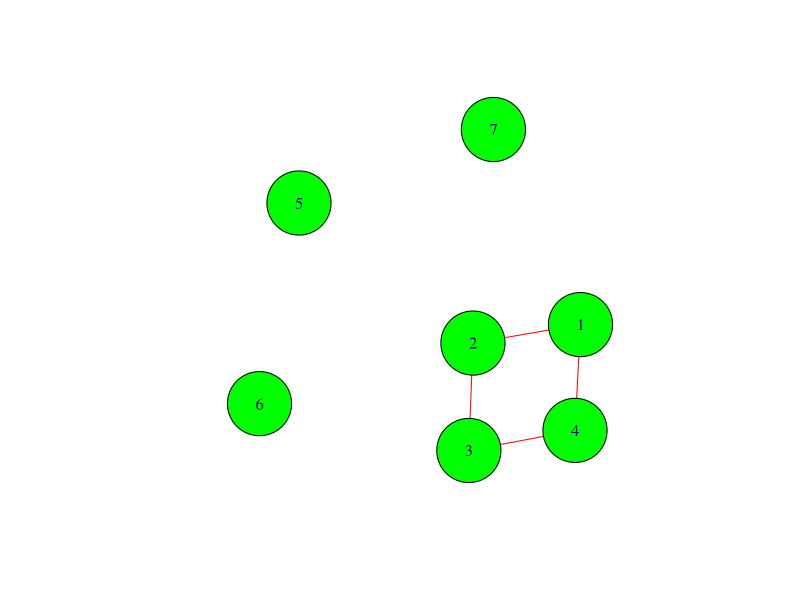
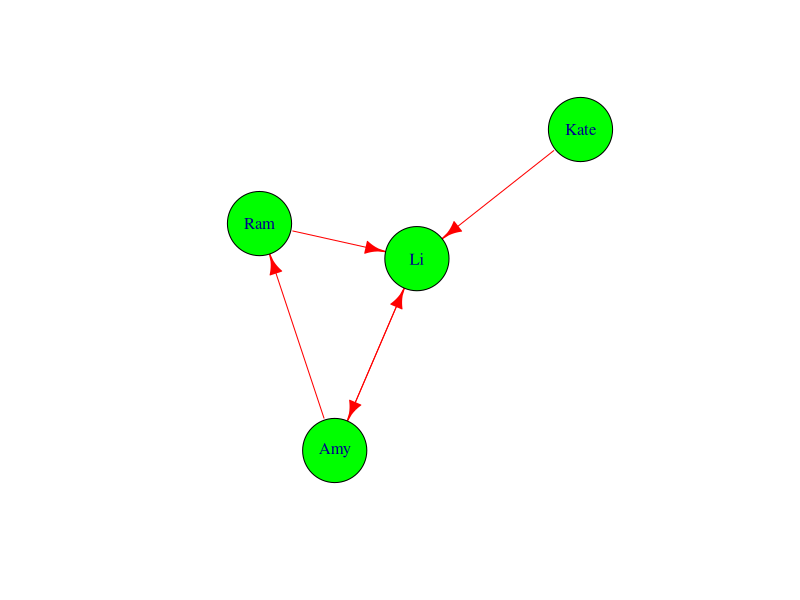
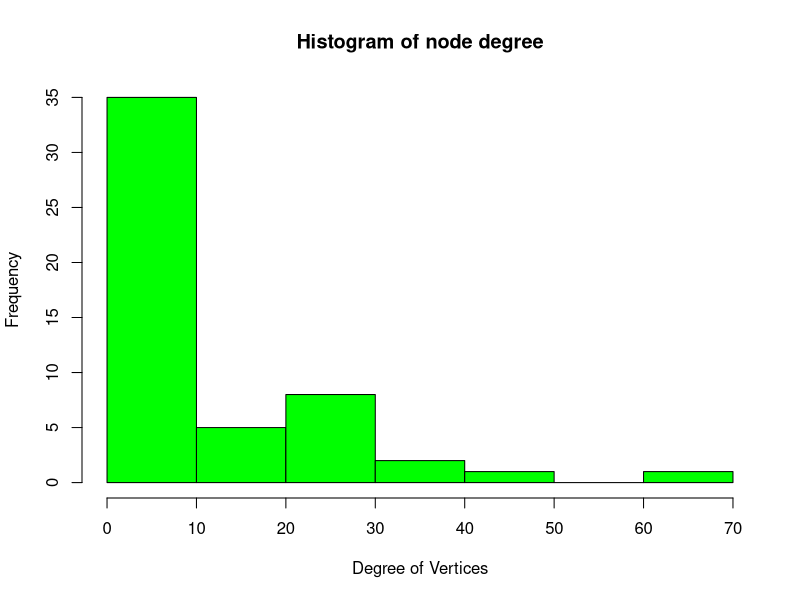
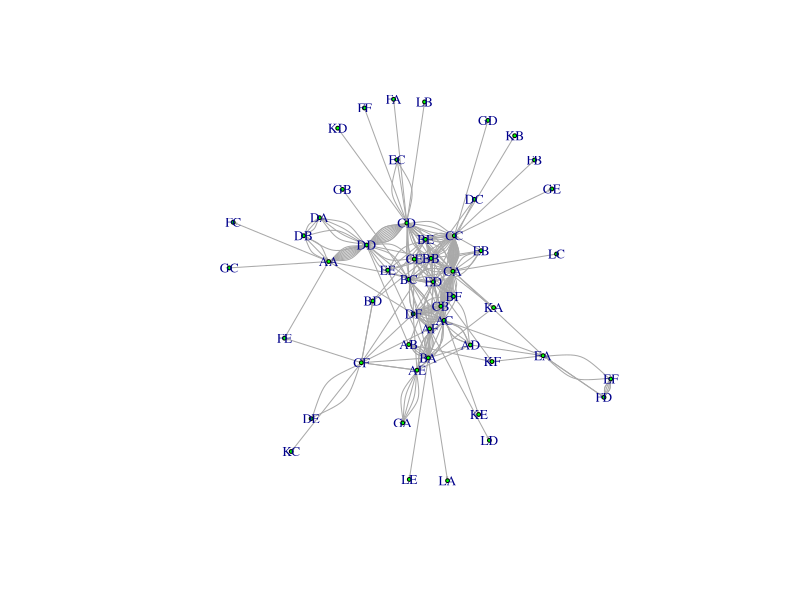

Write the R code that produced these figures, in order.
###install.packages("igraph")


#social data analysis
library(igraph)
g <- graph(c(1,2,2,3,3,4,4,1), directed = FALSE, n=7)
plot(g, vertex.color = "green",
     vertex.size = 40,
     edge.color = "red")
g[]

g1 <- graph(c("Amy", "Ram", "Ram", "Li", "Li", "Amy", "Amy", "Li", "Kate", "Li"))

plot(g1, vertex.color = "green",
     vertex.size = 40,
     edge.color = "red")
g1[]

#Network measures
degree(g1, mode = "all")
degree(g1, mode = "in")
degree(g1, mode = "out")

diameter(g1, directed = F, weights = NA)
edge_density(g1, loops=F) 
ecount(g1)/(vcount(g1)*(vcount(g1)-1))

reciprocity(g1)
closeness(g1, mode="all", weights = NA)
betweenness(g1, directed = T, weight=NA)

#reading csv

#data <- read.csv(file.choose(), header=T) #вибрати файл вручну
data <- read.csv("./networkdata.csv", header=T)
y <- data.frame(data$first, data$second)

#create graph
net <- graph.data.frame(y, directed = T)
V(net)
E(net)
V(net)$label <- V(net)$name
V(net)$degree <- degree(net)

V(net)$label
V(net)$degree

hist(V(net)$degree,
     col="green",
     main = "Histogram of node degree",
     yLab = "Frequency",
     xlab = "Degree of Vertices"
)

set.seed(222)
plot(net,
     vertex.color = 'green',
     vertex.size = 2,
     edge.arrow.size = 0.1,
     vertex.label.cex = 0.8)
     